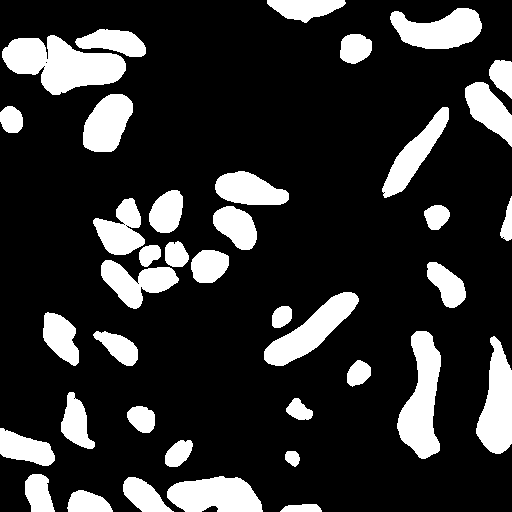
#> input picture Evaluation/Groundtruth/Labels0000.png, 512 x 512 px; its folder holds 4 pictures in this run
$ jupyter execute --allow-errors SegmentationMetric.ipynb
#> lines starting #> are read from the running program, lines starting #| are printed output that depends on the picture
# Segmentation evaluation after border thinning

Import libraries

[cell 1]
import imagej
from skimage.io import imread_collection, imsave
import numpy as np
import os

Load FiJi plugins from local directory

#> (a cell that did not finish here is left out)

Read Groundtruth and Results image files from directories

[cell 3]
Ground_directory = './Evaluation/Groundtruth/*.png'
Ground_data = np.asarray(list(imread_collection(Ground_directory)),dtype='float32')
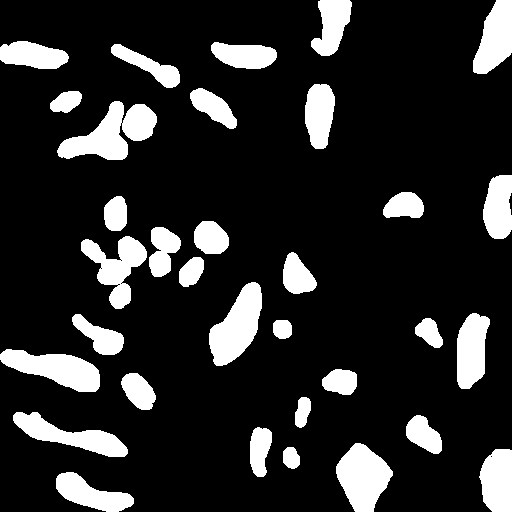
#> input picture Evaluation/Groundtruth/Labels0001.png, 512 x 512 px
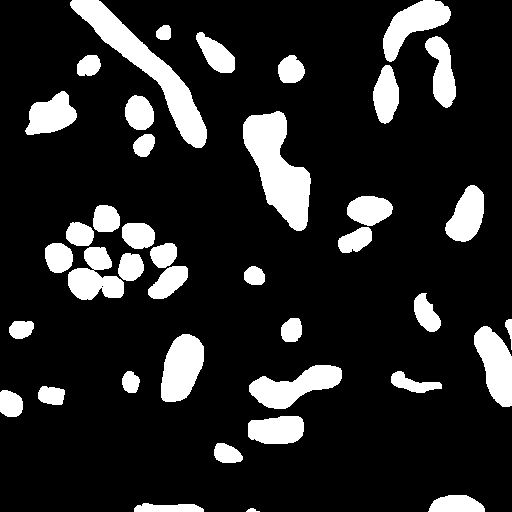
#> input picture Evaluation/Groundtruth/Labels0002.png, 512 x 512 px
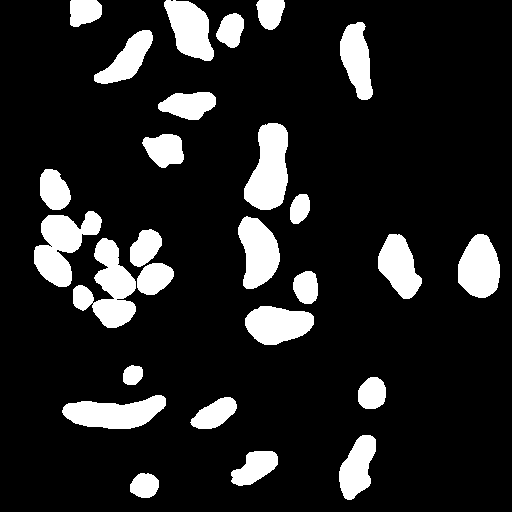
#> input picture Evaluation/Groundtruth/Labels0003.png, 512 x 512 px
if (np.max(Ground_data)!=1):
    Ground_data=Ground_data/255.0
imsave('Ground.tif',Ground_data)
print('Groundtruth data shape is: ', np.shape(Ground_data))
#| Groundtruth data shape is:  (4, 512, 512)

Results_directory = './Evaluation/Results/*.png'
Results_data = np.asarray(list(imread_collection(Results_directory)), dtype='float32')
#> (the rest of this cell did not finish here and is left out)
